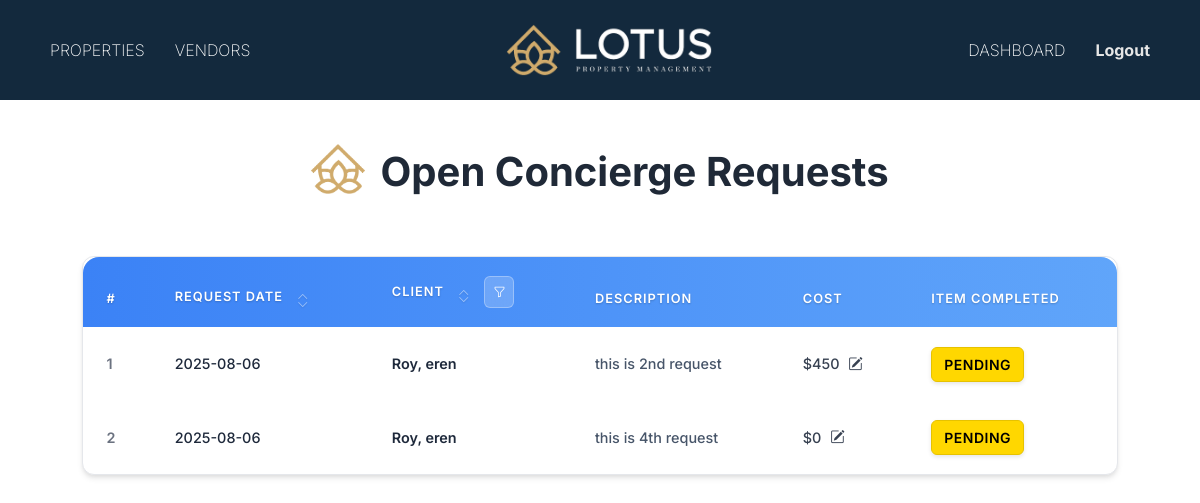
/clientmanager/concierge/open/ (signed in), run on the app's committed database.
### servicedetails/models.py (models this page shows, shortened)
class ConciergeServiceRequest(models.Model):
    STATUS_CHOICES = [
        ('pending', 'Pending'),
        ('open', 'Open'),
        ('completed', 'Completed'),
        ('denied', 'Denied'),
    ]
    user = models.ForeignKey(Client, on_delete=models.CASCADE)
    description = models.TextField()
    status = models.CharField(max_length=10, choices=STATUS_CHOICES, default='open')
    floor_plan_name = models.CharField(max_length=100, blank=True, null=True)
    status_remarks = models.TextField(blank=True, null=True)
    vendor = models.ForeignKey(Vendor, on_delete=models.SET_NULL, null=True, blank=True)
    created_at = models.DateTimeField(auto_now_add=True)
    client_approval = models.CharField(max_length=10, choices=APPROVAL_CHOICES, default='Pending', blank=True)
    completation_denied_date = models.DateField(blank=True, null=True)
    cost = models.BigIntegerField(default=0)
    cost_remarks = models.TextField(blank=True, null=True)

### mainapp/models.py (models this page shows, shortened)
class Client(models.Model):
    first_name = models.CharField(max_length=150)
    last_name = models.CharField(max_length=150)
    username = models.CharField(max_length=150, unique=True, blank=True)
    email = models.EmailField()
    password = models.CharField(max_length=255, blank=True)
    address = models.CharField(max_length=255, blank=True, null=True)
    city = models.CharField(max_length=100, blank=True, null=True)
    state = models.CharField(max_length=100, blank=True, null=True)
    zipcode = models.CharField(max_length=10, blank=True, null=True)
    phone_number = models.CharField(max_length=15,blank=True, null=True)
    office_phone = models.CharField(max_length=15, blank=True, null=True)
    business_address = models.CharField(max_length=255, blank=True, null=True)
    PREFERRED_CONTACT_CHOICES = [
        ('email', 'Email'),
        ('phone', 'Phone'),
        ('text', 'text'),
    ]
    preferred_contact_method = models.CharField(
        max_length=10, choices=PREFERRED_CONTACT_CHOICES, default='email'
    )
    PRIORITY_CHOICES = [
    ('primary', 'Primary'),
    ('secondary', 'Secondary'),
    ('tertiary', 'Tertiary'),
    ]
    contact1_name = models.CharField(max_length=150, blank=True, null=True)
    contact1_last_name = models.CharField(max_length=150, blank=True, null=True)
    contact1_email = models.EmailField(blank=True, null=True)
    contact1_phone = models.CharField(max_length=15, blank=True, null=True)
    contact1_office_phone = models.CharField(max_length=15, blank=True, null=True)
    contact1_buisness_adress = models.CharField(max_length=15, blank=True, null=True)
    contact1_preferred = models.CharField(
        max_length=10, choices=PREFERRED_CONTACT_CHOICES, blank=True, null=True
    )
    contact1_priority = models.CharField(
    max_length=10, choices=PRIORITY_CHOICES, blank=True, null=True
    )
    contact2_name = models.CharField(max_length=150, blank=True, null=True)
    contact2_last_name = models.CharField(max_length=150, blank=True, null=True)
    contact2_email = models.EmailField(blank=True, null=True)
    contact2_phone = models.CharField(max_length=15, blank=True, null=True)
    contact2_office_phone = models.CharField(max_length=15, blank=True, null=True)
    contact2_buisness_adress = models.CharField(max_length=15, blank=True, null=True)
    contact2_preferred = models.CharField(
        max_length=10, choices=PREFERRED_CONTACT_CHOICES, blank=True, null=True
    )
    contact2_priority = models.CharField(
    max_length=10, choices=PRIORITY_CHOICES, blank=True, null=True
    )
    contact3_name = models.CharField(max_length=150, blank=True, null=True)
    contact3_last_name = models.CharField(max_length=150, blank=True, null=True)
    contact3_email = models.EmailField(blank=True, null=True)
    contact3_phone = models.CharField(max_length=15, blank=True, null=True)
    contact3_office_phone = models.CharField(max_length=15, blank=True, null=True)
    contact3_buisness_adress = models.CharField(max_length=15, blank=True, null=True)
    contact3_preferred = models.CharField(
        max_length=10, choices=PREFERRED_CONTACT_CHOICES, blank=True, null=True
    )
    contact3_priority = models.CharField(
    max_length=10, choices=PRIORITY_CHOICES, blank=True, null=True
    )
    contact4_name = models.CharField(max_length=150, blank=True, null=True)
    contact4_last_name = models.CharField(max_length=150, blank=True, null=True)
    contact4_email = models.EmailField(blank=True, null=True)
    contact4_phone = models.CharField(max_length=15, blank=True, null=True)
    contact4_office_phone = models.CharField(max_length=15, blank=True, null=True)
    contact4_buisness_adress = models.CharField(max_length=15, blank=True, null=True)
    contact4_preferred = models.CharField(
        max_length=10, choices=PREFERRED_CONTACT_CHOICES, blank=True, null=True
    )
    contact4_priority = models.CharField(
    max_length=10, choices=PRIORITY_CHOICES, blank=True, null=True
    )
    contact5_name = models.CharField(max_length=150, blank=True, null=True)
    contact5_last_name = models.CharField(max_length=150, blank=True, null=True)
    contact5_email = models.EmailField(blank=True, null=True)
    contact5_phone = models.CharField(max_length=15, blank=True, null=True)
    contact5_office_phone = models.CharField(max_length=15, blank=True, null=True)
    contact5_buisness_adress = models.CharField(max_length=15, blank=True, null=True)
    contact5_preferred = models.CharField(
        max_length=10, choices=PREFERRED_CONTACT_CHOICES, blank=True, null=True
    )
    contact5_priority = models.CharField(
    max_length=10, choices=PRIORITY_CHOICES, blank=True, null=True
    )
    created_at = models.DateTimeField(auto_now_add=True)

### clientmanager/views.py (the view)
# urls.py: path('concierge/open/', views.concierge_open_requests, name='concierge_open_requests'),
def concierge_open_requests(request):
    manager_id = request.session.get('manager_id')
    if not manager_id:
        return redirect('clientmanager:client_login')
    requests = ConciergeServiceRequest.objects.filter(status='open')
    return render(request, 'clientmanager/conciergerequests/open.html', {'requests': requests})

### template/clientmanager/conciergerequests/open.html (shortened to what this page needs)
{% extends 'cmbase.html' %}
{% block content %}
{% load static %}
<div style="margin-top: 4%; font-size: 1.5rem;" class="d-flex justify-content-center align-items-center mb-4 text-center flex-column flex-md-row gap-3">
    <img src="{% static 'img/smalllogo.png' %}" alt="Concierge Icon" style="width: auto; height: 50px; margin-top: -10px;">
    <div>
        <h1 class="page-title mb-1" style="font-size: 2.5rem; color: #1f2937; font-weight: 700;">Open Concierge Requests</h1>
    </div>
</div>
<link rel="stylesheet" href="https://cdn.jsdelivr.net/npm/bootstrap-icons@1.10.5/font/bootstrap-icons.css">
<div class="dashboard-container">
    <div class="table-container">
        <div class="table-responsive">
            <table class="table modern-table">
                <thead class="custom-thead">
                    <tr>
                        <th>#</th>
                         <th style="position: relative;">
                            Request Date
                            <span class="sort-arrows" data-column="date" onclick="sortTable('date')">
                                <i class="bi bi-chevron-up sort-up"></i>
                                <i class="bi bi-chevron-down sort-down"></i>
                            </span>
                        </th>
                        <th style="position: relative;">
                            Client
                            <span class="sort-arrows" data-column="client" onclick="sortTable('client')">
                                <i class="bi bi-chevron-up sort-up"></i>
                                <i class="bi bi-chevron-down sort-down"></i>
                            </span>
                            <div class="client-filter-container">
                                <button class="client-filter-btn" onclick="toggleClientFilter()">
                                    <i class="bi bi-funnel"></i>
                                </button>
                            </div>
                        </th>
                        <th>Description</th>
                        <th>Cost</th>
                        <th>Item Completed</th>
                    </tr>
                </thead>
                <tbody id="tableBody">
                    {% for req in requests %}
                    <tr data-client="{{ req.user.last_name }}, {{ req.user.first_name }}" data-date="{{ req.created_at|date:'Y-m-d' }}">
                        <td>{{ forloop.counter }}</td>
                          <td onclick="window.location.href='{% url 'clientmanager:concierge_view_request' req.id %}'">
                            <div style="color: #1e293b; font-weight: 500;">{{ req.created_at|date:"Y-m-d" }}</div>
                        </td>
                        <td>
                            <div class="d-flex align-items-center">
                                <div class="">
                                    <div style="font-weight: 600; color: #1e293b;">{{ req.user.last_name }}, {{ req.user.first_name }}</div>
                                </div>
                            </div>
                        </td>
                        <td style="color: #475569;">{{ req.description|truncatechars:40 }}</td>
                       <td>
    ${{ req.cost }}
    <i class="bi bi-pencil-square edit-cost-icon"
       style="cursor: pointer; margin-left: 5px;"
       onclick="openCostModal({{ req.id }}, {{ req.cost }})"></i>
</td>
                        <td onclick="window.location.href='{% url 'clientmanager:concierge_update_request' req.id %}'" style="cursor: pointer;">
    {% if req.get_status_display == "Pending" or req.get_status_display == "Open" %}
        <span class="badge-custom" style="
            background-color: #FFD700;
            color: #000;
            padding: 6px 12px;
            border-radius: 6px;
            font-weight: 600;
            font-size: 14px;
            border: 1px solid #e6c200;
            display: inline-block;
            min-width: 80px;
            text-align: center;
        ">
            Pending
        </span>
    {% endif %}
</td>
                    </tr>
                    {% endfor %}
                </tbody>
            </table>
        </div>
    </div>
</div>
{% endblock %}

### template/clientmanager/conciergerequests/open.html (style rules this page uses)
* { font-family: 'Inter', -apple-system, BlinkMacSystemFont, 'Segoe UI', Roboto, sans-serif; }
body { background: white; min-height: 100vh; }
.dashboard-container { padding: 2rem 1.5rem; margin-top: 10px; margin-bottom: 100px; }
.page-title { font-size: 2.5rem; font-weight: 700; color: #1f2937; margin-bottom: 0; }
.table-container { background: white; width: 90%; border-radius: 12px; margin: 0 auto; overflow: hidden; box-shadow: 0 4px 6px -1px rgba(0, 0, 0, 0.1), 0 2px 4px -1px rgba(0, 0, 0, 0.06); border: 1px solid #e5e7eb; }
.modern-table { margin-bottom: 0; border-collapse: separate; border-spacing: 0; }
.custom-thead { background: linear-gradient(90deg, #3b82f6, #60a5fa); position: relative; }
.custom-thead th { position: relative; z-index: 1; border: none; font-weight: 600; color: white !important; text-transform: uppercase; font-size: 0.8rem; letter-spacing: 1px; padding: 1.2rem 1.5rem; text-shadow: 0 1px 2px rgba(0, 0, 0, 0.2); background: transparent; }
.custom-thead th:first-child { border-top-left-radius: 12px; }
.custom-thead th:last-child { border-top-right-radius: 12px; }
.modern-table tbody tr { transition: all 0.3s ease; border-bottom: 1px solid #e2e8f0; background: white; }
.modern-table td { border: none; padding: 1.2rem 1.5rem; vertical-align: middle; font-size: 0.9rem; color: #374151; font-weight: 500; }
.modern-table td:first-child { color: #6b7280; font-weight: 600; }
.badge-custom { padding: 0.5rem 1.2rem; border-radius: 25px; font-weight: 600; font-size: 0.8rem; display: inline-block; min-width: 90px; text-align: center; text-transform: uppercase; letter-spacing: 0.5px; box-shadow: 0 2px 4px rgba(0, 0, 0, 0.1); transition: all 0.3s ease; }
.sort-arrows { display: inline-flex; flex-direction: column; margin-left: 10px; cursor: pointer; font-size: 11px; line-height: 1; opacity: 0.7; transition: opacity 0.3s ease; }
.sort-arrows i { margin: -2px 0; color: rgba(255, 255, 255, 0.8); transition: color 0.2s; }
.client-filter-container { display: inline-block; margin-left: 10px; position: relative; }
.client-filter-btn { background: rgba(255, 255, 255, 0.2); border: 1px solid rgba(255, 255, 255, 0.3); border-radius: 6px; padding: 6px 8px; cursor: pointer; font-size: 12px; color: white; transition: all 0.3s ease; backdrop-filter: blur(10px); }
.table-responsive { border-radius: 16px; }

### data on the page
ConciergeServiceRequest: created_at "2025-08-06", user.last_name "Roy", user.first_name "eren", description "this is 2nd request", cost "450", status "PENDING"
ConciergeServiceRequest: created_at "2025-08-06", user.last_name "Roy", user.first_name "eren", description "this is 4th request", cost "0", status "PENDING"
